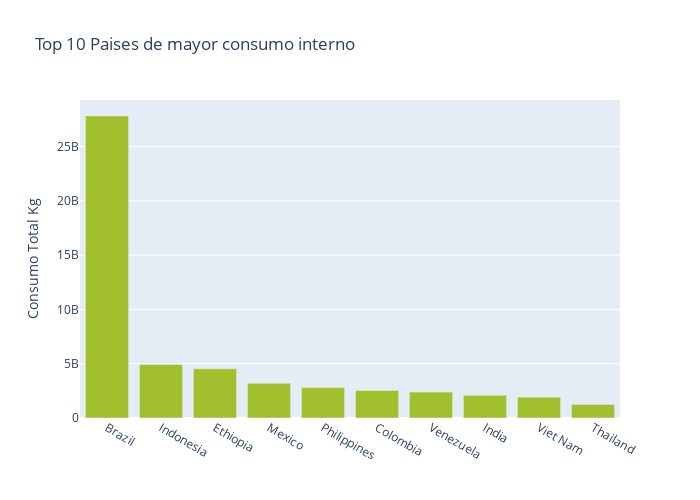

The code cell stored with this chart in its notebook:
### Code cell
figura_10_top_paises = px.bar(top_10_consumo_domestico, x='country', y='total_domestic_consumption', labels={
                     "country": "",
                     "total_domestic_consumption": "Consumo Total Kg"
                 },color_discrete_sequence=['#a2bf2e'], title='Top 10 Paises de mayor consumo interno', width=700, height=500)
figura_10_top_paises.show()

### Figure 1 — Plotly figure (JSON) as saved in the notebook; plotly's stock layout.template omitted (floating-point values rounded to 4 significant figures)
{"data": [{"alignmentgroup": "True", "hovertemplate": "=%{x}<br>Consumo Total Kg=%{y}<extra></extra>", "legendgroup": "", "marker": {"color": "#a2bf2e", "pattern": {"shape": ""}}, "name": "", "offsetgroup": "", "orientation": "v", "showlegend": false, "textposition": "auto", "type": "bar", "x": ["Brazil", "Indonesia", "Ethiopia", "Mexico", "Philippines", "Colombia", "Venezuela", "India", "Viet Nam", "Thailand"], "xaxis": "x", "y": [27824700000, 4920480000, 4536540000, 3189660000, 2807280000, 2536776384, 2386067999, 2093460000, 1920928320, 1248600000], "yaxis": "y"}], "layout": {"barmode": "relative", "height": 500, "legend": {"tracegroupgap": 0}, "title": {"text": "Top 10 Paises de mayor consumo interno"}, "width": 700, "xaxis": {"anchor": "y", "domain": [0, 1], "title": {"text": ""}}, "yaxis": {"anchor": "x", "domain": [0, 1], "title": {"text": "Consumo Total Kg"}}}}
